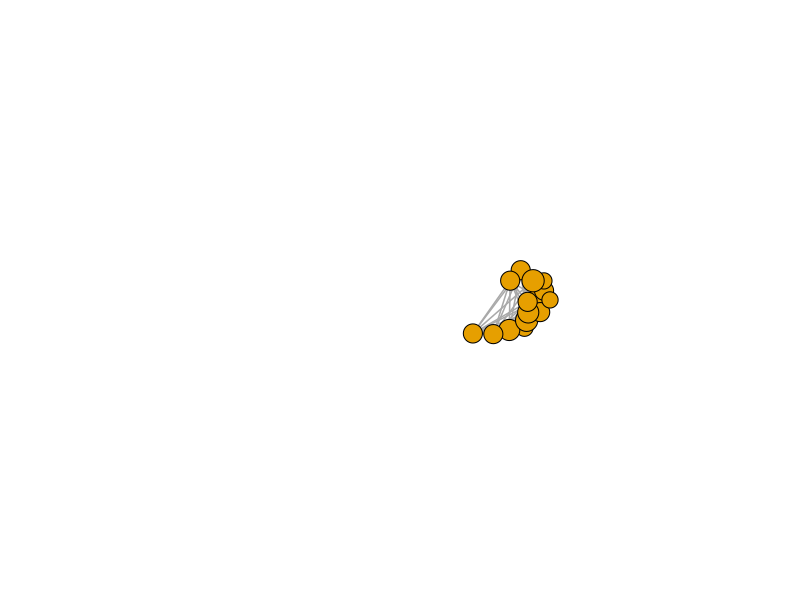
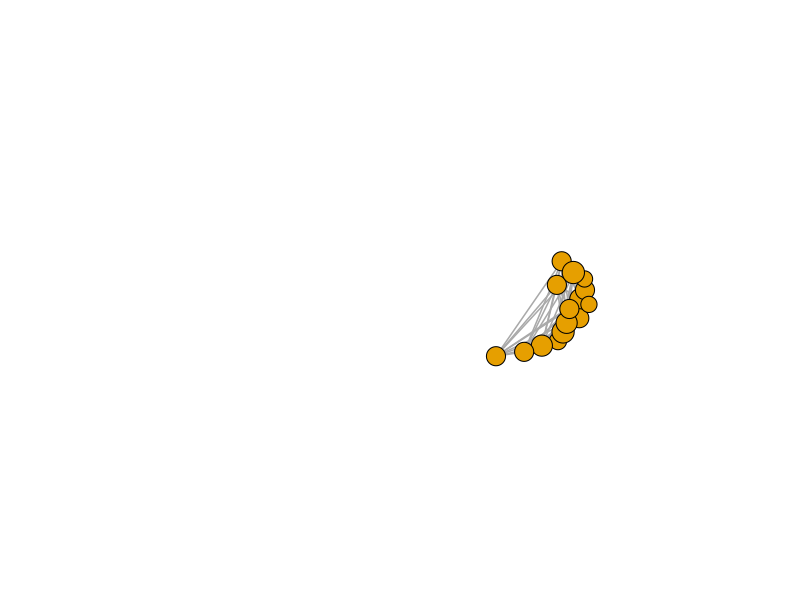
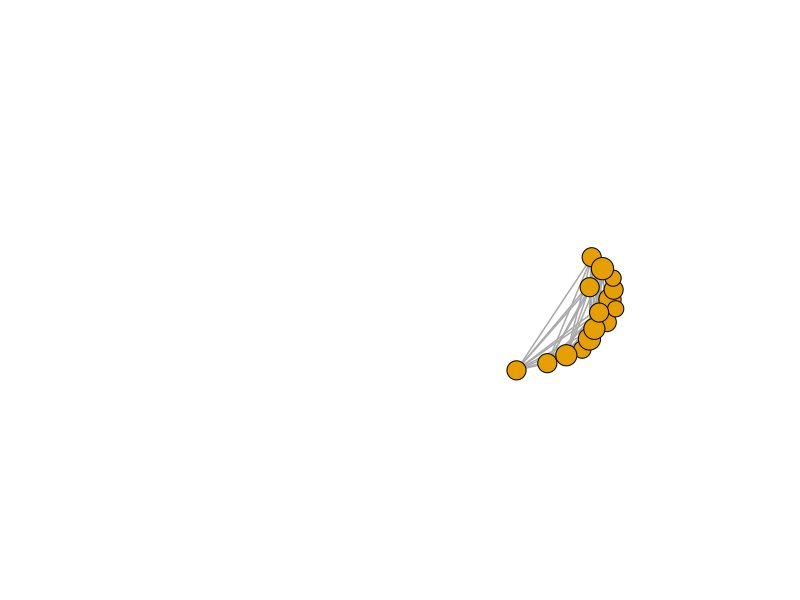
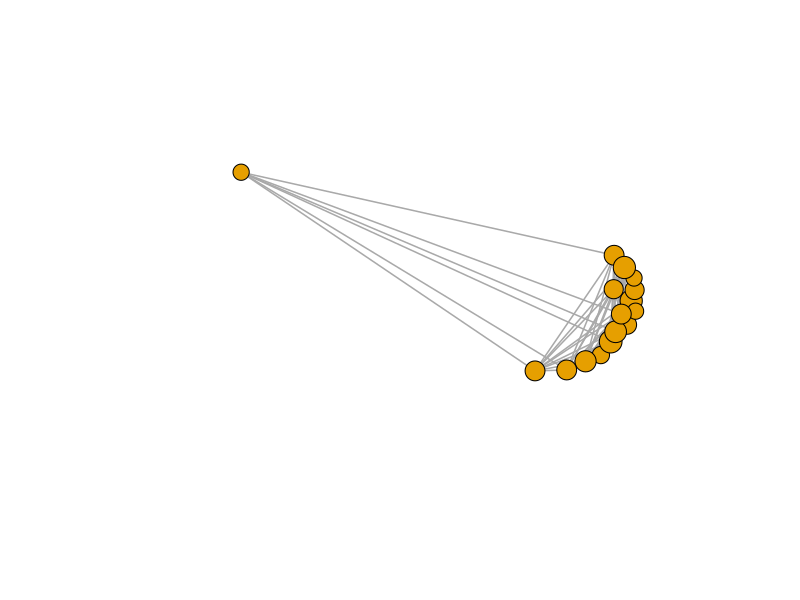
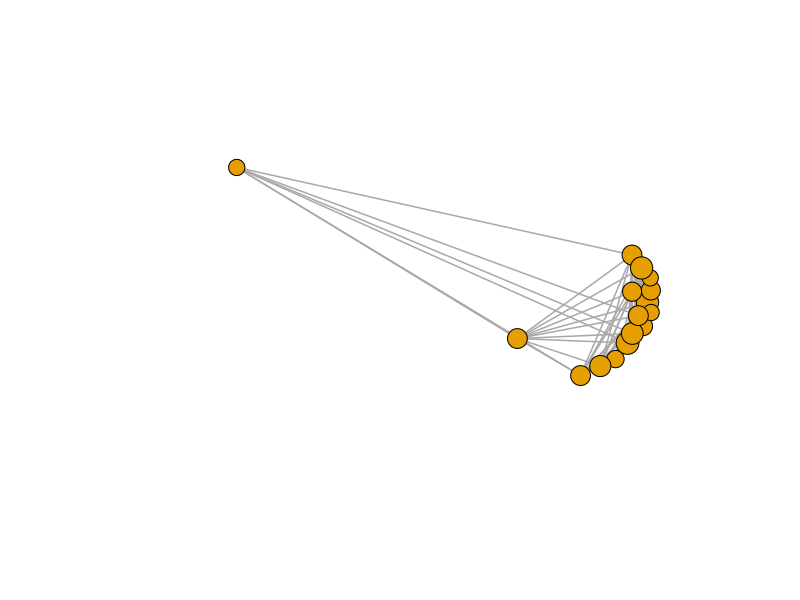
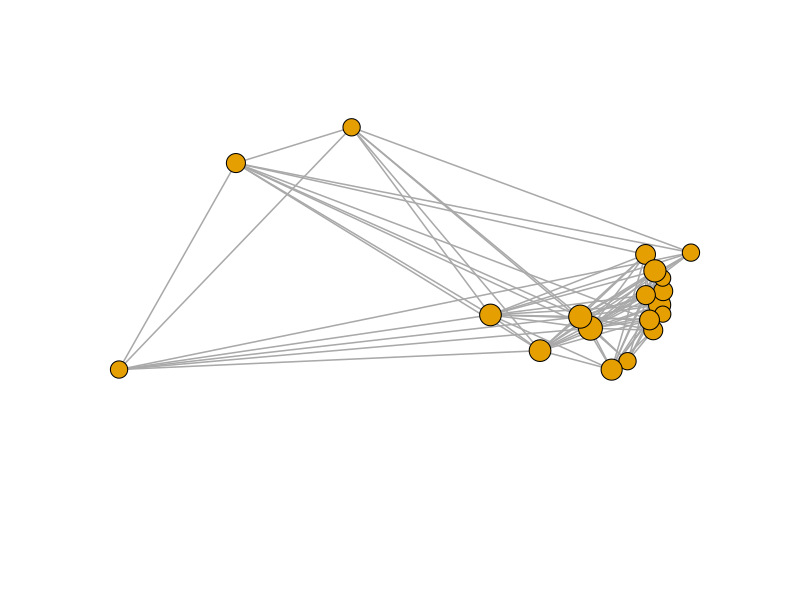
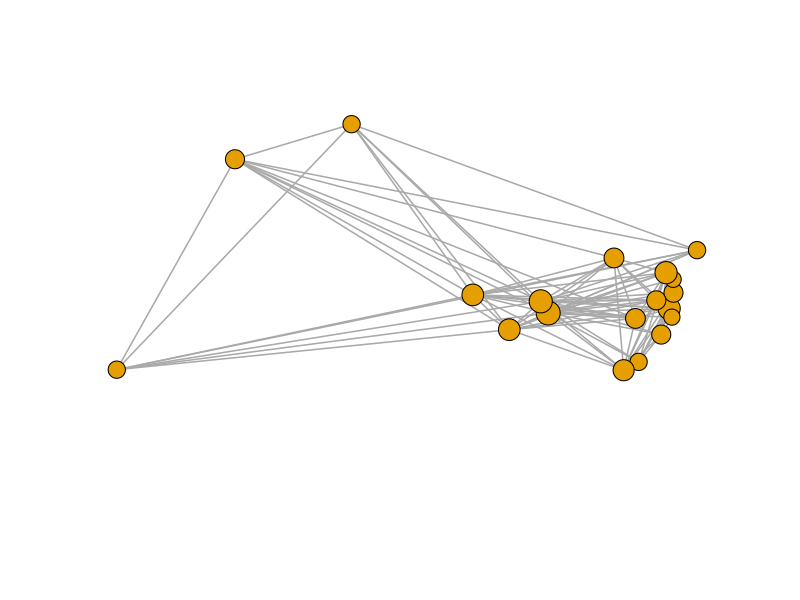
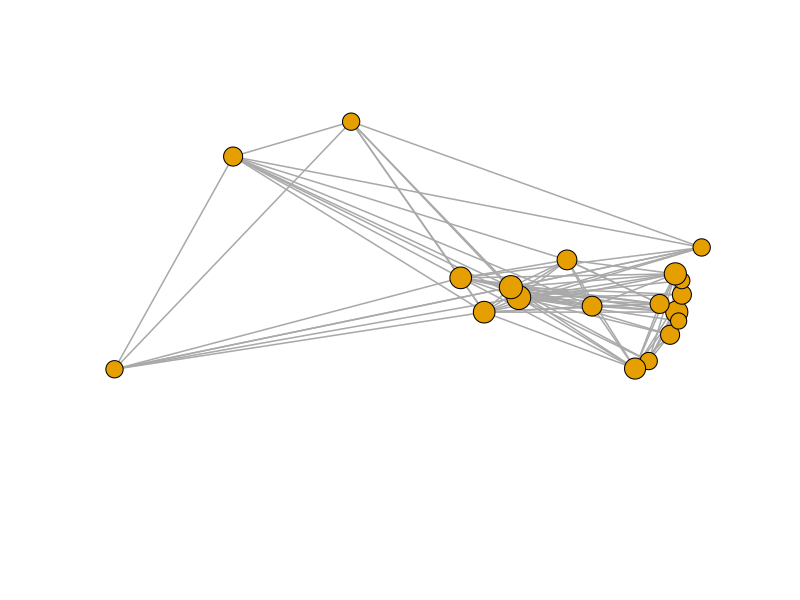

Here is the R script that generated these plots, in order: (Note: a time limit stopped this script after it produced the figures.)
#this version of the script has been tested on igraph 1.0.1
                                        #load libraries
# from http://estebanmoro.org/2015/12/temporal-networks-with-r-and-igraph-updated/
require(igraph)
 
#load the edges with time stamp
#there are three columns in edges: id1,id2,time
edges <- read.table("vue-edges.csv",header=T)
 
#generate the full graph
g <- graph.data.frame(edges,directed=F)
 
#time in the edges goes from 1 to 300. We kick off at time 3
ti <- 3
#remove edges which are not present
gt <- delete_edges(g,which(E(g)$time > ti))
#generate first layout using graphopt with normalized coordinates. This places the initially connected set of nodes in the middle. If you use fruchterman.reingold it will place that initial set in the outer ring.
layout.old <- norm_coords(layout.graphopt(gt), xmin = -1, xmax = 1, ymin = -1, ymax = 1)
 
#total time of the dynamics
total_time <- max(E(g)$time)
#Output for each frame will be a png with HD size 1600x900 <img draggable="false" class="emoji" alt="🙂" src="https://s.w.org/images/core/emoji/2.2.1/svg/1f642.svg">
png(file="animation/vue%03d.png", width=1600,height=900)
#Time loop starts
for(time in seq(3,total_time)){
  #remove edges which are not present
    gt <- simplify(as.undirected(delete_edges(g,which(E(g)$time > time)), mode='each'), edge.attr.comb=list(weight="sum"))
  #with the new graph, we update the layout a little bit
    layout.new <- layout_with_fr(gt,coords=layout.old,niter=10,start.temp=0.05,grid="nogrid")
                                        #plot the new graph
    plot(gt,layout=layout.new,vertex.label="",vertex.size=1+2*log(degree(gt)),edge.width=1.5,asp=9/16,margin=-0.15)
                                        #use the new layout in the next round
    layout.old <- layout.new
}
dev.off()
